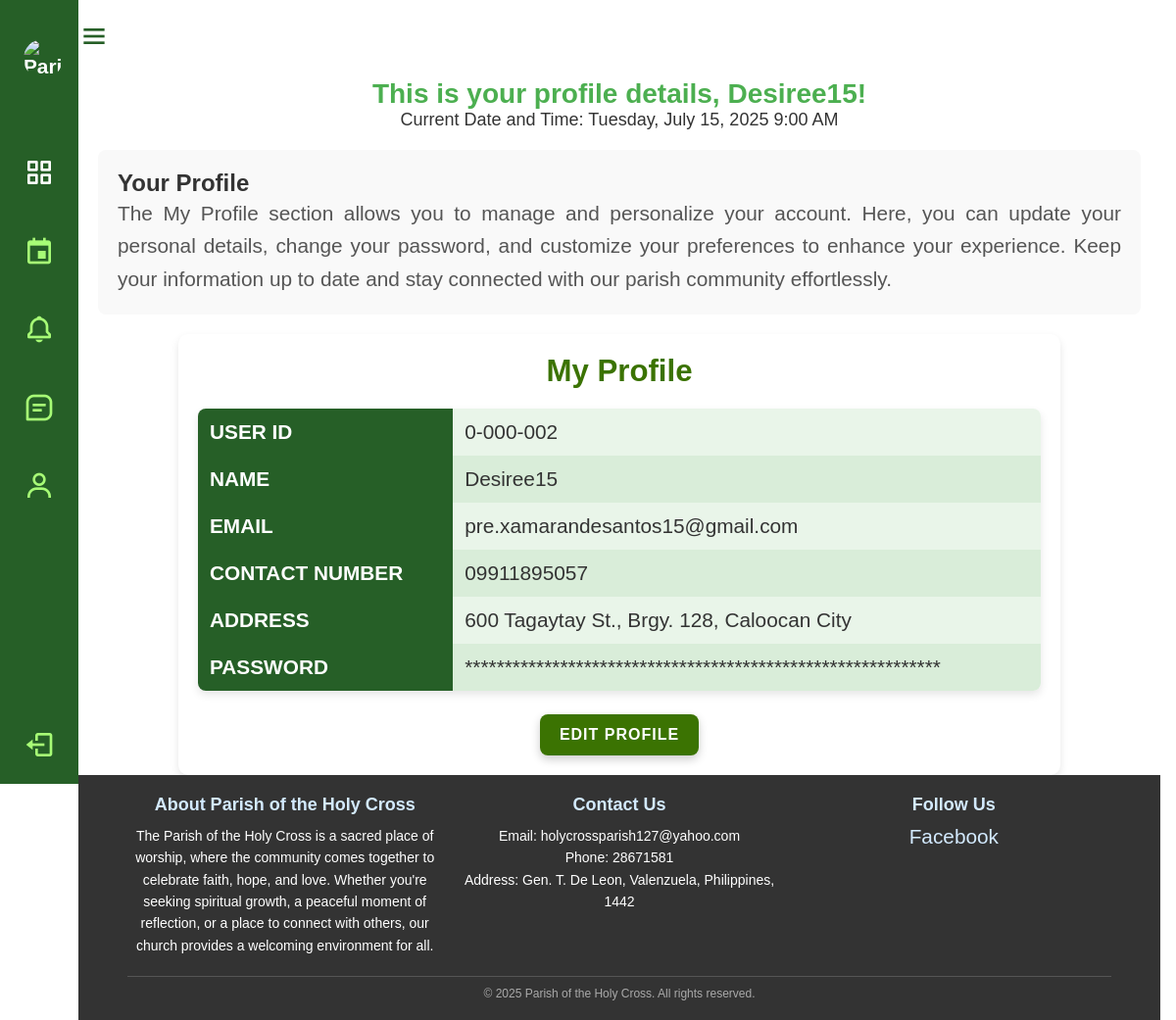
The app's page /profile.php (signed in) with its own data.
### tables this page shows
CREATE TABLE `users` (
  `id` int(11) NOT NULL,
  `name` varchar(255) NOT NULL,
  `email` varchar(255) NOT NULL,
  `phone` varchar(20) NOT NULL,
  `address` text NOT NULL,
  `password` varchar(255) NOT NULL,
  `otp` varchar(6) DEFAULT NULL,
  `otp_expiration` datetime DEFAULT NULL
);

### profile.php (the view, shortened to what this page needs)
<?php
include 'db_connection.php';
$user_id = $_SESSION['user_id'];
$sql = "SELECT id, name, email, phone, address, password FROM users WHERE id = ?";
$stmt = $conn->prepare($sql);
$stmt->bind_param("i", $user_id);
$stmt->execute();
$stmt->bind_result($id, $name, $email, $phone, $address, $password);
$user_id = $_SESSION['user_id'];
$sql = "SELECT name FROM users WHERE id = ?";
$stmt = $conn->prepare($sql);
$stmt->bind_param("i", $user_id);
$stmt->execute();
$stmt->bind_result($user_name);
if ($id < 10) {
    $formatted_id = "0-000-00" . $id;
} elseif ($id < 100) {
    $formatted_id = "0-000-0" . $id;
} else {
    $formatted_id = "0-000-" . $id;
}
$masked_password = str_repeat('*', strlen($password));
$current_datetime = date("l, F j, Y g:i A");
?>
<!DOCTYPE html>
<html lang="en">
<head>
    <link rel="stylesheet" href="stylesd.css">
    <link rel="stylesheet" href="buttons.css">
    <link href="https://cdn.jsdelivr.net/npm/boxicons@2.1.4/css/boxicons.min.css" rel="stylesheet">
    <link href="https://cdn.jsdelivr.net/npm/fullcalendar@3.10.2/dist/fullcalendar.min.css" rel="stylesheet" />
</head>
<body id="bodyTag">
    <header class="header" id="header">
        <div class="header_toggle">
            <i class='bx bx-menu' id="header-toggle"></i>
        </div>
    </header>
    <div class="l-navbar" id="nav-bar">
    <nav class="nav">
        <div>
            <a href="#" class="nav_logo">
                <img src="imgs/logo.png" alt="Parish Logo" style="width: 40px; height: 40px; object-fit: cover; border-radius: 50%;">
            </a>
            <div class="nav_list">
                <a href="front.php" class="nav_link active">
                    <i class='bx bx-grid-alt nav_icon'></i>
                </a>
                <a href="dashboard.php" class="nav_link">
                    <i class='bx bx-calendar-event nav_icon'></i>
                </a>
                <a href="notifications.php" class="nav_link" id="notification-link">
                    <i class='bx bx-bell nav_icon'></i>
                </a>
                <a href="history.php" class="nav_link">
                    <i class='bx bx-message-square-detail nav_icon'></i>
                </a>
                <a href="profile.php" class="nav_link">
                    <i class='bx bx-user nav_icon'></i>
                </a>
            </div>
        </div>
        <a href="#" class="nav_link" id="logout">
            <i class='bx bx-log-out nav_icon'></i>
        </a>
    </nav>
</div>
    <section class="welcome">
        <center><h2>This is your profile details, <?php echo htmlspecialchars($user_name); ?>!</h2></center>
        <center><p>Current Date and Time: <?php echo $current_datetime; ?></p></center>
    </section>
    <section class="about-us">
    <h2>Your Profile</h2>
    <p class="justified">
    The My Profile section allows you to manage and personalize your account. Here, you can update your personal details, change your password, and customize your preferences to enhance your experience. Keep your information up to date and stay connected with our parish community effortlessly.    </p>
</section>
    <div class="profile-container">
        <h2>My Profile</h2>
        <table>
            <tr><th>User ID</th><td><?php echo htmlspecialchars($formatted_id); ?></td></tr>
            <tr><th>Name</th><td><?php echo htmlspecialchars($name); ?></td></tr>
            <tr><th>Email</th><td><?php echo htmlspecialchars($email); ?></td></tr>
            <tr><th>Contact Number</th><td><?php echo htmlspecialchars($phone); ?></td></tr>
            <tr><th>Address</th><td><?php echo htmlspecialchars($address); ?></td></tr>
            <tr><th>Password</th><td><?php echo htmlspecialchars($masked_password); ?></td></tr>
        </table><br>
        <button id="editProfileBtn" class="edit-btn">Edit Profile</button>
    </div>
    <footer>
    <div class="footer-container">
        <div class="footer-about">
        <h3>About Parish of the Holy Cross</h3>
            <p>
                The Parish of the Holy Cross is a sacred place of worship, where the community comes together to celebrate faith, hope, and love. Whether you're seeking spiritual growth, a peaceful moment of reflection, or a place to connect with others, our church provides a welcoming environment for all.
            </p>
        </div>
        <div class="footer-contact">
            <h3>Contact Us</h3>
            <p>Email: holycrossparish127@yahoo.com</p>
            <p>Phone: 28671581</p>
            <p>Address: Gen. T. De Leon, Valenzuela, Philippines, 1442 </p>
        </div>
        <div class="footer-socials">
            <h3>Follow Us</h3>
            <a href="https://www.facebook.com/ParishoftheHolyCrossValenzuelaCityOfficial/">Facebook</a>
        </div>
    </div>
    <div class="footer-bottom">
        <p>&copy; 2025 Parish of the Holy Cross. All rights reserved.</p>
    </div>
</footer>
</body>
</html>

### stylesd.css (style rules this page uses)
:root { --header-height: 4rem; --nav-width: 80px; --expanded-nav-width: 280px; --first-color: #265f27; --first-color-light: #a7fc76; --white-color: #FFFFFF; --body-font: 'Nunito', sans-serif; --normal-font-size: 1.3rem; --z-fixed: 100; --gradient-start: #265f27; --gradient-end: #a7fc76; }
* { box-sizing: border-box; margin: 0; padding: 0; font-family: var(--body-font); transition: 0.5s; }
body { position: relative; margin: var(--header-height) 0 0 0; padding: 0 1rem; font-size: var(--normal-font-size); background: var(--white-color); transition: 0.5s; }
a { text-decoration: none; }
.header { width: 100%; height: var(--header-height); position: fixed; top: 0; left: 0; display: flex; align-items: center; justify-content: space-between; padding: 0 1rem; background-color: var(--white-color); z-index: var(--z-fixed); transition: 0.5s; }
.header_toggle { color: var(--first-color); font-size: 2rem; cursor: pointer; }
.l-navbar { position: fixed; top: 0; left: -100%; width: var(--expanded-nav-width); height: 100vh; background-color: var(--first-color); padding: 1rem 0 0 0; z-index: var(--z-fixed); transition: 0.5s; }
.nav { height: 100%; display: flex; flex-direction: column; justify-content: space-between; overflow: hidden; }
.nav_logo, .nav_link { display: flex; align-items: center; column-gap: 0.5rem; padding: 1.5rem; color: var(--first-color-light); transition: 0.3s; font-size: 1.3rem; }
.nav_logo { margin-bottom: 2rem; font-weight: 700; color: var(--white-color); }
.nav_link { cursor: pointer; }
.nav_icon { font-size: 2rem; }
.active { color: var(--white-color); font-weight: bold; }
@media screen and (min-width: 768px) { body { margin: calc(var(--header-height) + 1rem) 0 0 0; padding-left: var(--nav-width); } }
@media screen and (min-width: 768px) { .header { height: calc(var(--header-height) + 1rem); padding-left: var(--nav-width); } }
@media screen and (min-width: 768px) { .l-navbar { left: 0; width: var(--nav-width); } }
.l-navbar { width: var(--nav-width); }
.about-us { margin: 20px; padding: 20px; background-color: #f9f9f9; border-radius: 8px; }
.about-us h2 { font-size: 24px; color: #333; }
.about-us p.justified { text-align: justify; line-height: 1.6; color: #555; }
footer { background-color: #333; color: #fff; padding: 20px 50px; text-align: center; }
.footer-container { display: flex; flex-wrap: wrap; justify-content: space-between; gap: 20px; }
.footer-container div { flex: 1; min-width: 200px; }
.footer-container h3 { font-size: 18px; margin-bottom: 10px; color: #d3eaff; }
.footer-container p { font-size: 14px; line-height: 1.6; }
.footer-container a { color: #d3eaff; text-decoration: none; }
.footer-bottom { margin-top: 20px; border-top: 1px solid #555; padding-top: 10px; font-size: 12px; color: #aaa; }
.welcome h2 { color: #4CAF50; font-size: 28px; font-weight: bold; }
.welcome p { color: #333; font-size: 18px; }

### profile.php (style rules this page uses)
.profile-container { background: white; padding: 20px; border-radius: 10px; box-shadow: 0 4px 8px rgba(0, 0, 0, 0.1); text-align: center; max-width: 900px; margin: auto; }
.profile-container h2 { color: #3b7302; margin-bottom: 20px; }
table { width: 100%; border-collapse: collapse; margin-top: 10px; border-radius: 8px; overflow: hidden; box-shadow: 0 4px 8px rgba(0, 0, 0, 0.1); }
th, td { padding: 12px; text-align: left; }
th { background: #265f27; color: white; font-weight: bold; text-transform: uppercase; }
td { background: #e9f5e9; color: #333; }
tr:nth-child(even) td { background: #d9edd9; }
.edit-btn { background: linear-gradient(135deg, #3b7302, #3b7302); color: white; padding: 12px 20px; border: none; border-radius: 8px; font-size: 16px; font-weight: bold; cursor: pointer; transition: all 0.3s ease; box-shadow: 0 4px 10px rgba(0, 0, 0, 0.2); display: inline-block; text-transform: uppercase; letter-spacing: 1px; }

### records on screen
users: name "Desiree15", id "0-000-002", email "pre.xamarandesantos15@gmail.com", phone "09911895057", address "600 Tagaytay St., Brgy. 128, Caloocan City", password "************************************************************"
